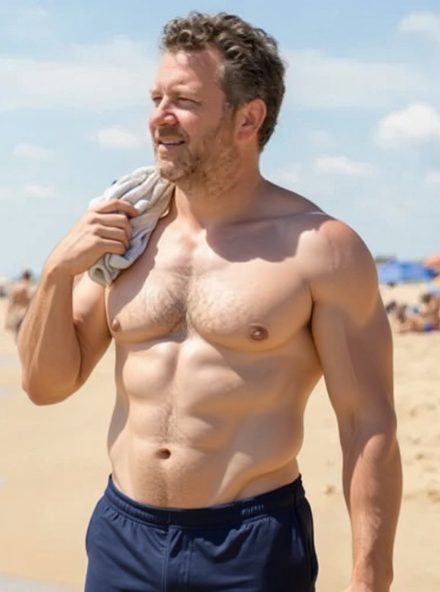
#> input picture app-store-assets/hero-candidates/E-chosen-flux-heavier.jpg, 880 x 1184 px, given in place of H.png, which was not available (shown at 1/2 size)
$ python x8_text_r2.py
#> lines starting #> are read from the running program, lines starting #| are printed output that depends on the picture
### scripts/covers/ds15-ds19-20261102/build.py
#!/usr/bin/env python3
"""DS-15 and DS-19 cover layouts, 2026-11-02, adapted from the DS-49 builder.

Eight distinct images, paired Instagram and YouTube layouts, same title copy.
The real studio-white-23 and studio-white-49 cutouts preserve original person pixels. Sources and
private generation records live in the ignored review folder. Run build.py,
check.py, then review.py after registering and shuffling the blind set once.
"""
from pathlib import Path
from PIL import Image, ImageDraw, ImageFont, ImageOps, ImageFilter
import hashlib, json, subprocess, sys, tempfile
import numpy as np

ROOT = Path(__file__).resolve().parents[3]
OUT = ROOT / 'Short-form video content/covers/review/jiu-jitsu-battle-ropes-20261102'
SRC = OUT / 'sources'
W, H = 1080, 1920
SUP = Path('/System/Library/Fonts/Supplemental')
FONTS = {
    'A': (SUP/'DIN Condensed Bold.ttf', 0),
    'B': (SUP/'Impact.ttf', 0),
    'C': (SUP/'Futura.ttc', 4),
    'D': (Path('/System/Library/Fonts/Avenir Next Condensed.ttc'), 8),
    'E': (SUP/'Baskerville.ttc', 2),
    'F': (SUP/'DIN Alternate Bold.ttf', 0),
    'G': (SUP/'Futura.ttc', 4),
    'H': (SUP/'Impact.ttf', 0),
}
PM = Path.home()/'.cache/absbyai/personmask/personmask'
CUT = ROOT/'photos/finalized social media photos/_cutouts'
SHORTS = {
    'ds15': dict(slug='ds-15_jiu-jitsu', copy=['Does Jiu Jitsu', 'Get You Abs?'], cutout='studio-white-23', waist=1.0, abs_bottom=3500),
    'ds19': dict(slug='ds-19_battle-ropes', copy=['How To Use', 'Battle Ropes'], cutout='studio-white-49', waist=1.0, abs_bottom=3700),
}
LETTERS = 'ABCDEFGH'
# Every letter has its own design. Model provenance stays in the private records.
STYLE = {}
YT_ZOOM = {'A': 1.12, 'B': 1.10, 'E': 1.10, 'F': 1.10, 'G': 1.10, 'H': 1.10}
ZOOM = {}   # letter: (x0, y0, x1, y1) crop on the 941x1672 Codex plate when Codex frames him too small

def sha(p):
    return hashlib.sha256(Path(p).read_bytes()).hexdigest()

def font(k, size):
    p, i = FONTS[k]
    return ImageFont.truetype(str(p), size, index=i)

# [7 lines left out: function fit, not called in this run]

D_LINES = ['Does Jiu Jitsu', 'Get You', 'Abs?']
D_BG = (4, 10, 18)

# [166 lines left out: functions d_layout, title, person_top, picture, build, not called in this run]

# [2 lines that do not run on import are left out]

### scripts/covers/ds15-ds19-20261102/x8_text_r2.py
#!/usr/bin/env python3
"""DS-19 X8 (design H) text revision, 2026-11-02.

Dan picked X8 for How To Use Battle Ropes but the title straddled the dark ceiling and the grey wall.
Same picture, three title treatments, every line held inside the dark ceiling band with a clear margin
above the wall edge. The picture moves down so the band is tall enough for a bigger title.
"""
from pathlib import Path
from PIL import Image, ImageDraw
import hashlib, json, subprocess
import numpy as np
from build import OUT, ROOT, PM, W, H, SUP, sha

KEY = 'ds19'
PLATE = OUT/KEY/'sources'/'H.png'
DEST = OUT/KEY/'x8-text-r2'
AVENIR = Path('/System/Library/Fonts/Avenir Next Condensed.ttc')
EDGE_MARGIN = 45            # clear dark between the lowest glyph and the wall edge
TOP = {'instagram': 270, 'youtube': 95}
EDGE = {'instagram': 660, 'youtube': 500}   # target wall-edge row per platform

def f(path, size, index=0):
    from PIL import ImageFont
    return ImageFont.truetype(str(path), size, index=index)

def fit(path, index, word, size, width):
    for n in range(size, 39, -1):
        fo = f(path, n, index); b = fo.getbbox(word)
        if b[2]-b[0] <= width:
            return fo
    raise ValueError(word)

def scaled_plate():
    src = Image.open(PLATE).convert('RGB')
#> src is the input picture: PIL image 880x1184 RGB; mean R, G, B 178.5, 160.9, 150.7
    s = W/src.width
#> s = 1.23
    return src.resize((W, round(src.height*s)), Image.Resampling.LANCZOS)

def wall_edge(im):
    a = np.array(im.convert('L')).astype(float).mean(axis=1)
    return int(np.argmax(a[:900] > 25))   # first row of the grey wall below the near-black ceiling

def picture(platform):
    pl = scaled_plate(); edge = wall_edge(pl)
#> after `edge = wall_edge(pl)`: edge = 0
    shift = max(0, EDGE[platform]-edge)
#> shift = 660
    ceiling = tuple(int(v) for v in np.array(pl)[:40].reshape(-1, 3).mean(axis=0))
#> ceiling = (180, 206, 227)
    im = Image.new('RGB', (W, H), ceiling); im.paste(pl.crop((0, 0, W, H-shift)), (0, shift))
#> after `im = Image.new('RGB', (W, H), ceiling)`:
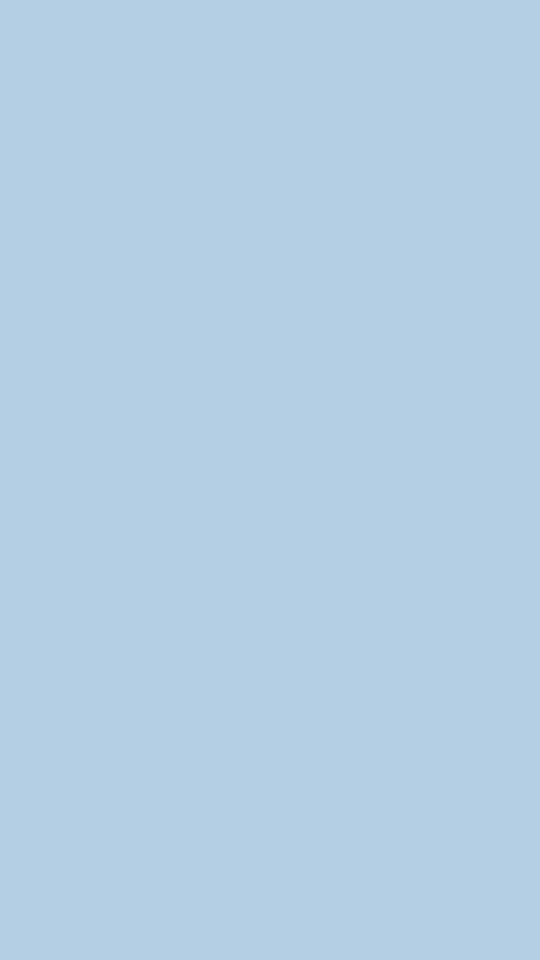
#> im: PIL image 1080x1920 RGB (shown at 1/2 size); mean R, G, B 180, 206, 227
#> after `im.paste(pl.crop((0, 0, W, H - shift)), (0, shift))`:
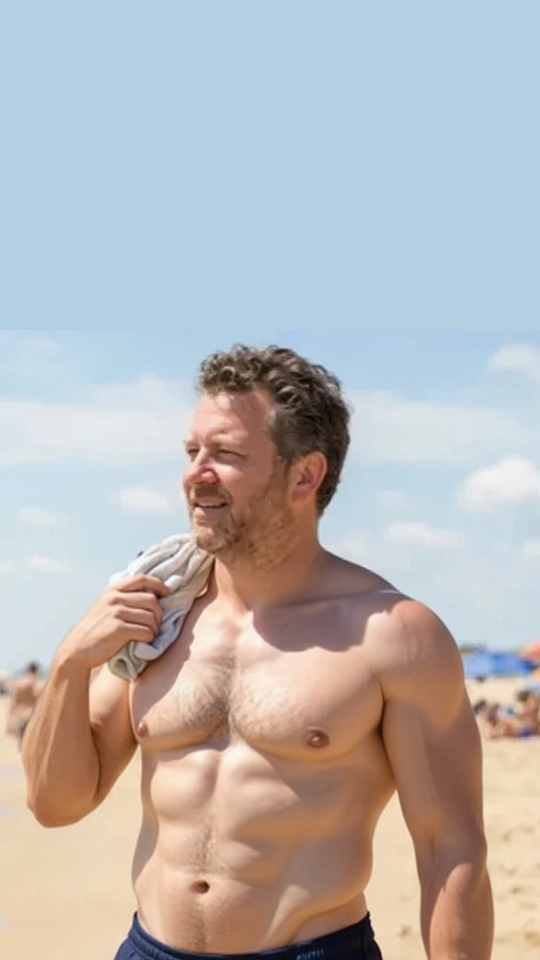
#> im: PIL image 1080x1920 RGB (shown at 1/2 size); mean R, G, B 184.4, 181.1, 181
    return im.convert('RGBA'), dict(plate=str(PLATE.relative_to(ROOT)), plate_sha256=sha(PLATE),
                                    plate_wall_edge=edge, picture_shift=shift, wall_edge=edge+shift)

def draw_lines(im, mask, lines, top, gap):
    """lines: (text, font, fill, stroke). Centred, stacked from top."""
    d, md = ImageDraw.Draw(im), ImageDraw.Draw(mask); y = top; bounds = []
    for text, fo, fill, stroke in lines:
        b = fo.getbbox(text, anchor='mt', stroke_width=stroke)
        d.text((W//2, y-b[1]), text, font=fo, anchor='mt', fill=fill, stroke_width=stroke, stroke_fill='#05080D')
        md.text((W//2, y-b[1]), text, font=fo, anchor='mt', fill=255, stroke_width=stroke)
        bounds.append([W//2+b[0], y, W//2+b[2], y+b[3]-b[1]]); y += b[3]-b[1]+gap
    return bounds

def variant(v, im, mask, platform, room):
    """room: pixels between TOP and the wall edge minus margin."""
    top = TOP[platform]; k = 1.0 if platform == 'instagram' else 0.92
    if v == 'V1':
        # X8's own look, bigger and fully in the dark: Impact, white over lime.
        a = fit(SUP/'Impact.ttf', 0, 'How To Use', round(150*k), 900)
        b = fit(SUP/'Impact.ttf', 0, 'Battle Ropes', round(190*k), 990)
        lines = [('How To Use', a, 'white', 0), ('Battle Ropes', b, '#BDEF63', 0)]; gap = 22
    elif v == 'V2':
        # Small lime kicker over one huge white line.
        a = fit(AVENIR, 8, 'How To Use', round(104*k), 700)
        b = fit(SUP/'DIN Condensed Bold.ttf', 0, 'Battle Ropes', round(250*k), 1000)
        lines = [('How To Use', a, '#BDEF63', 0), ('Battle Ropes', b, 'white', 0)]; gap = 18
    else:
        # Lime block with near-black type, the block itself inside the dark band.
        a = fit(SUP/'Impact.ttf', 0, 'How To Use', round(120*k), 820)
        b = fit(SUP/'Impact.ttf', 0, 'Battle Ropes', round(165*k), 880)
        hb = sum(fo.getbbox(t)[3]-fo.getbbox(t)[1] for t, fo in [('How To Use', a), ('Battle Ropes', b)])+20
        pad = 34; y0 = top; y1 = top+hb+2*pad
        ImageDraw.Draw(im).rounded_rectangle((70, y0, W-70, y1), radius=18, fill='#BDEF63')
        ImageDraw.Draw(mask).rounded_rectangle((70, y0, W-70, y1), radius=18, fill=255)
        bounds = draw_lines(im, Image.new('L', (W, H)), [('How To Use', a, '#0B0F14', 0), ('Battle Ropes', b, '#0B0F14', 0)], y0+pad, 20)
        return [[70, y0, W-70, y1]] + bounds
    bounds = draw_lines(im, mask, lines, top, gap)
    return bounds

def main():
    rows = []
    for platform in ['instagram', 'youtube']:
        base, info = picture(platform)
#> info = 5 items
        for v in ['V1', 'V2', 'V3']:
            d = DEST/platform; d.mkdir(parents=True, exist_ok=True)
            p = d/f'ds-19_battle-ropes_cover-X8-{v}.png'
            im = base.copy(); im.convert('RGB').save(p.with_name(p.stem+'.picture.png'))
            mask = Image.new('L', (W, H)); bounds = variant(v, im, mask, platform, None)
#> after `mask = Image.new('L', (W, H))`: mask: PIL image 1080x1920 L; every value is 0
#> in variant, `bounds = draw_lines(im, mask, lines, top, gap)`:
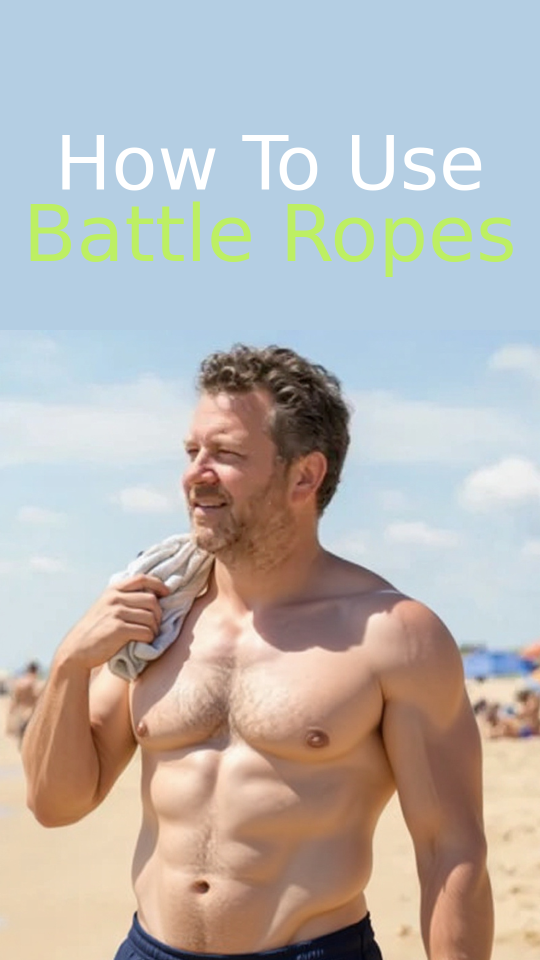
#> im: PIL image 1080x1920 RGBA (shown at 1/2 size); mean R, G, B, A 185.5, 182.3, 179.2, 255
#> after `bounds = variant(v, im, mask, platform, None)`: bounds = [[110, 270, 971, 381], [46, 403, 1033, 554]]
            low = max(b[3] for b in bounds)
#> low = 554
            assert low <= info['wall_edge']-EDGE_MARGIN, (v, platform, low, info['wall_edge'])
            assert all(30 <= b[0] and b[2] <= W-30 for b in bounds), bounds
            im.convert('RGB').save(p); mask.save(p.with_name(p.stem+'.text-mask.png'))
#> after `im.convert('RGB').save(p)`:
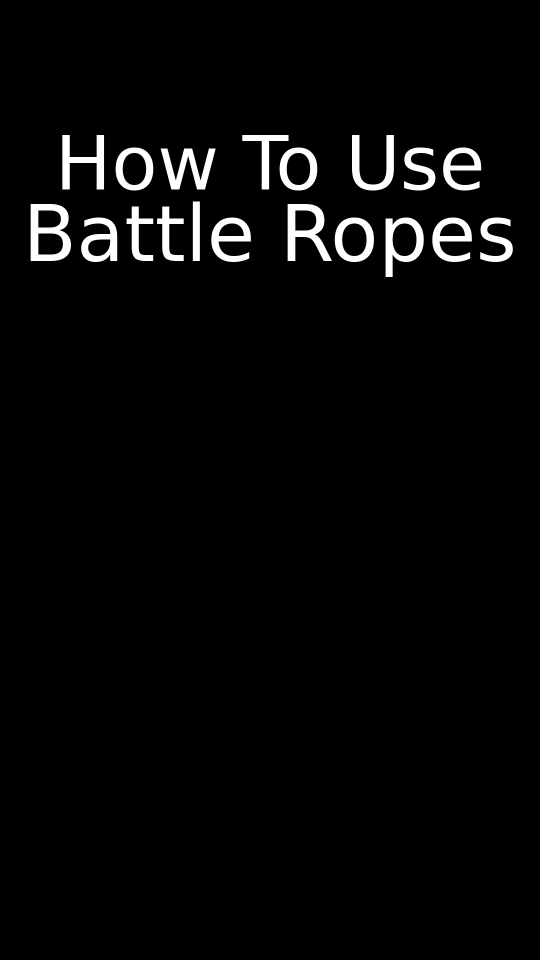
#> saved as ds-19_battle-ropes_cover-X8-V1.text-mask.png: PIL image 1080x1920 L (shown at 1/2 size); min 0, max 255, mean 7.4
            row = dict(variant=v, platform=platform, path=str(p.relative_to(ROOT)), sha256=sha(p), text_bounds=bounds,
                       lowest_text=low, clear_dark_below_text=info['wall_edge']-low, **info)
#> row = 12 items
            if platform == 'youtube':
                j = p.with_suffix('.jpg'); im.convert('RGB').save(j, quality=92); assert j.stat().st_size < 2_000_000
                row.update(jpeg_path=str(j.relative_to(ROOT)), jpeg_sha256=sha(j), jpeg_bytes=j.stat().st_size)
            # Face and person checks on the exact render.
            pic, pm = p.with_name(p.stem+'.picture.png'), p.with_name(p.stem+'.person-mask.png')
            faces = json.loads(subprocess.run([str(PM), str(pic), str(pm)], capture_output=True, text=True, check=True).stdout)['faces']
            person = np.array(Image.open(pm)) > 127; tm = np.array(mask) > 0
            row.update(faces=len(faces), text_person_pixels=int((person & tm).sum()),
                       person_top=int(np.where(person.any(axis=1))[0].min()))
            grid_ok = platform != 'instagram' or min(b[1] for b in bounds) >= 240
            row['passed'] = len(faces) == 1 and row['text_person_pixels'] == 0 and grid_ok
            if platform == 'instagram':
                im.convert('RGB').crop((0, 240, W, 1680)).resize((270, 360), Image.Resampling.LANCZOS).save(d/f'grid-{v}.jpg', quality=95)
            rows.append(row)
    (DEST/'manifest.json').write_text(json.dumps({'status': 'awaiting Dan pick of V1/V2/V3', 'picked_from': 'X8 (design H)', 'outputs': rows}, indent=2))
    sheet = Image.new('RGB', (3*360, 2*660), '#101722'); dr = ImageDraw.Draw(sheet)
    for r in rows:
        x = ['V1', 'V2', 'V3'].index(r['variant'])*360; y = 0 if r['platform'] == 'instagram' else 660
        dr.text((x+12, y+12), f"{r['variant']} / {r['platform']}", fill='white')
        t = Image.open(ROOT/r['path']); t.thumbnail((340, 605)); sheet.paste(t, (x+10, y+44))
    sheet.save(DEST/'sheet.jpg', quality=92)
    print(json.dumps([{k: r[k] for k in ['variant', 'platform', 'passed', 'faces', 'text_person_pixels', 'lowest_text', 'wall_edge', 'person_top']} for r in rows], indent=1))

if __name__ == '__main__':
    main()
#> (the call stopped at in main, `faces = json.loads(subprocess.run([str(PM), str(pic), str(pm)], captur..`: subprocess is not available in this run)
